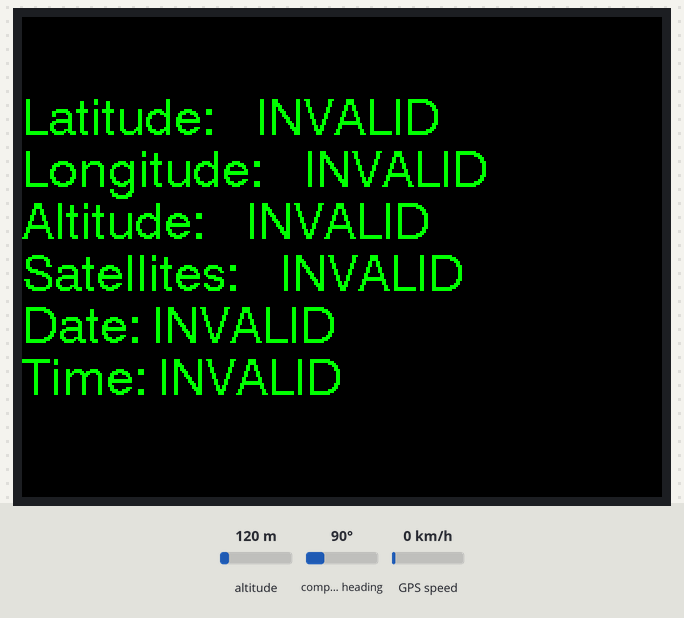
The sketch below on a simulated ESP32. Parts: 320×240 colour display. The test bench sets the inputs (shaded band); at power-on: altitude 120 m, compass heading 90°, GPS speed 0 km/h. The GPS gets a fix after 3 s at 37.7749, -122.4194 with 8 satellites.

Above: at 0.3 s.
1.4 s: altitude set to 20 m
At 5.2 s:
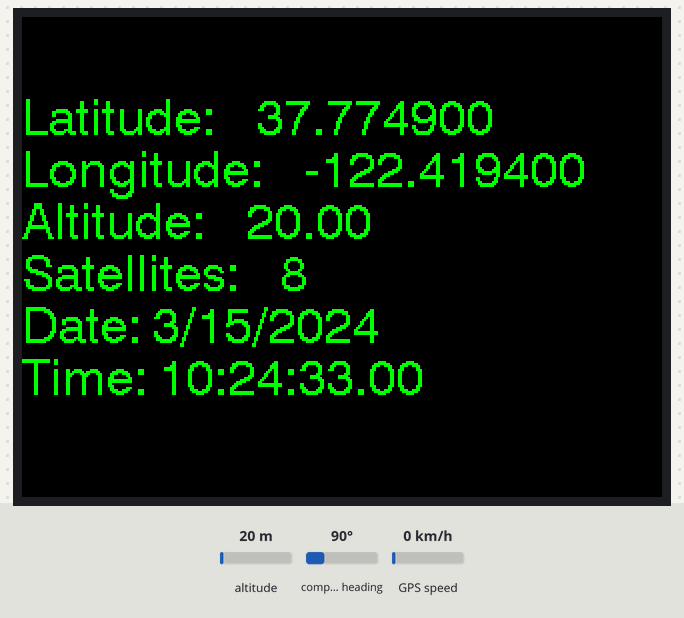
5.7 s: altitude set to 250 m
At 7.4 s:
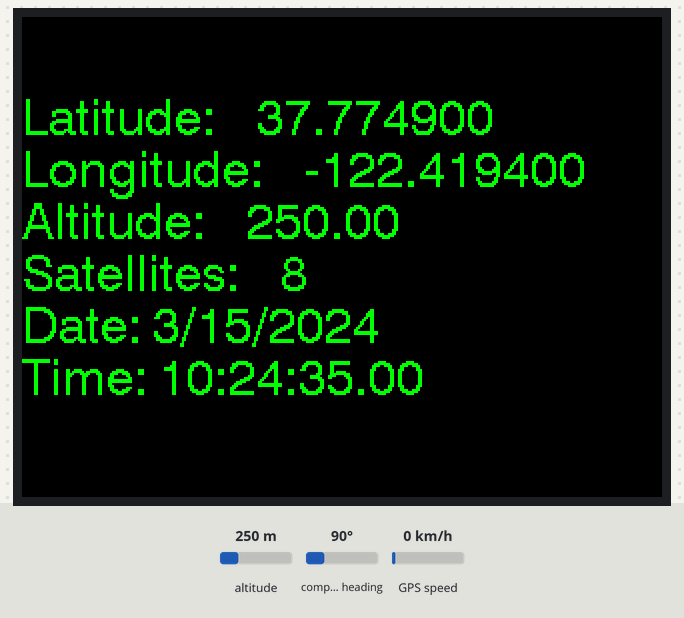
9.5 s: altitude set to 500 m
At 12.4 s:
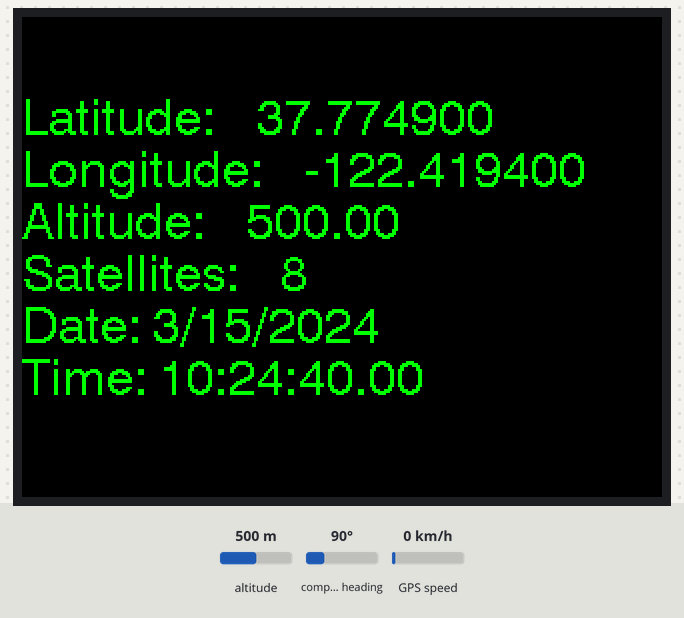
Timing chart, 0 to 13.9 s (numbered marks = the images above; inputs shaded):
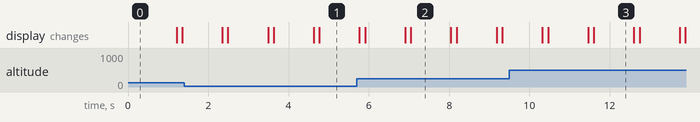

Measured:
- what the display in image 2 shows lasts 1.0 s, from 7.0 s to 8.0 s

The sketch:

gps_test_2.ino
```cpp
#include <M5Core2.h>
#include <TinyGPS++.h>

// A sample NMEA stream.
const char *gpsStream =
  "$GPRMC,045103.000,A,3014.1984,N,09749.2872,W,0.67,161.46,030913,,,A*7C\r\n";

// The TinyGPS++ object
TinyGPSPlus gps;


static void smartDelay(unsigned long ms)
{
  unsigned long start = millis();
  do
  {
    while (Serial2.available() > 0)
      gps.encode(Serial2.read());
  } while (millis() - start < ms);
  M5.Lcd.clear();
}

void displayInfo()
{
  M5.Lcd.setCursor(0, 40, 4);
  M5.Lcd.print(F("Latitude:    "));
  if (gps.location.isValid())
  {
    M5.Lcd.print(gps.location.lat(), 6);

  }
  else
  {
    M5.Lcd.print(F("INVALID"));
  }

  M5.Lcd.println();
  M5.Lcd.print(F("Longitude:    "));
  if (gps.location.isValid())
  {
    M5.Lcd.print(gps.location.lng(), 6);
  }
  else
  {
    M5.Lcd.print(F("INVALID"));
  }

  M5.Lcd.println();
  M5.Lcd.print(F("Altitude:    "));
  if (gps.altitude.isValid())
  {
    M5.Lcd.print(gps.altitude.meters());
  }
  else
  {
    M5.Lcd.print(F("INVALID"));
  }

  M5.Lcd.println();
  M5.Lcd.print(F("Satellites:    "));
  if (gps.satellites.isValid())
  {
    M5.Lcd.print(gps.satellites.value());
  }
  else
  {
    M5.Lcd.print(F("INVALID"));
  }

  M5.Lcd.println();
  M5.Lcd.print(F("Date: "));
  if (gps.date.isValid())
  {
    M5.Lcd.print(gps.date.month());
    M5.Lcd.print(F("/"));
    M5.Lcd.print(gps.date.day());
    M5.Lcd.print(F("/"));
    M5.Lcd.print(gps.date.year());
  }
  else
  {
    M5.Lcd.print(F("INVALID"));
  }

  M5.Lcd.println();
  M5.Lcd.print(F("Time: "));
  if (gps.time.isValid())
  {
    if (gps.time.hour() < 10) M5.Lcd.print(F("0"));
    M5.Lcd.print(gps.time.hour());
    M5.Lcd.print(F(":"));
    if (gps.time.minute() < 10) M5.Lcd.print(F("0"));
    M5.Lcd.print(gps.time.minute());
    M5.Lcd.print(F(":"));
    if (gps.time.second() < 10) M5.Lcd.print(F("0"));
    M5.Lcd.print(gps.time.second());
    M5.Lcd.print(F("."));
    if (gps.time.centisecond() < 10) M5.Lcd.print(F("0"));
    M5.Lcd.print(gps.time.centisecond());
  }
  else
  {
    M5.Lcd.print(F("INVALID"));
  }
}


void setup()
{

  M5.begin(true, true, true, false, kMBusModeOutput);
  Serial2.begin(38400, SERIAL_8N1, 13, 16);
  M5.Lcd.setTextColor(GREEN, BLACK);
//  while (*gpsStream)
//    if (gps.encode(*gpsStream++)) displayInfo();
}

void loop()
{
  displayInfo();
  smartDelay(1000);
}
```
